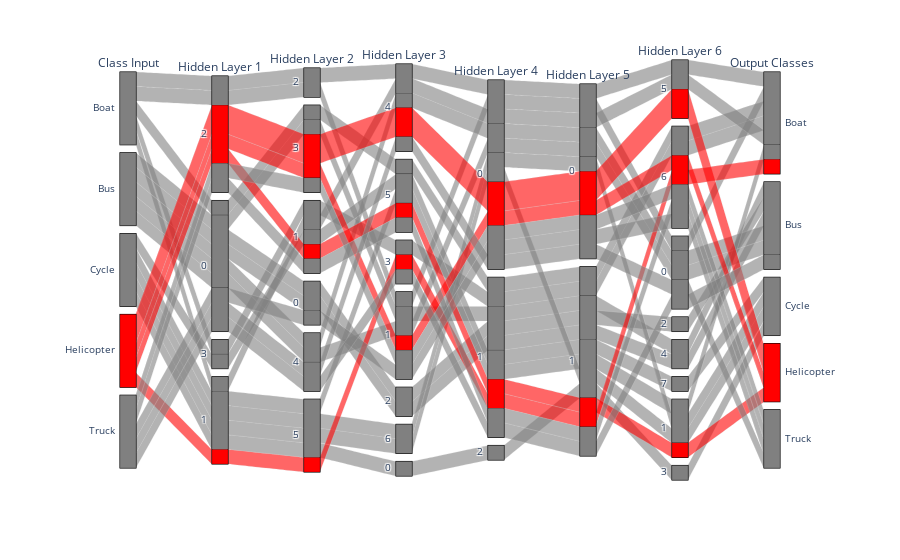

The code cell stored with this chart in its notebook:
### Code cell
# CLASSE 3
import plotly.express as px

color = pd.DataFrame(classes,columns=['Class']);
colorscale =[[0, 'gray'],[0.5, 'gray'],[0.7,'gray'],[0.9,'red'],[1,'gray']];

fig=px.parallel_categories(dfTot,dimensions=['Class','L1 C1','L2 C1','L3 C1', 'L4 C1','L5 C1','L6 C1','class'], labels={'Class':'Class Input','L1 C1':'Hidden Layer 1','L2 C1':'Hidden Layer 2','L3 C1':'Hidden Layer 3','L4 C1':'Hidden Layer 4','L5 C1':'Hidden Layer 5','L6 C1':'Hidden Layer 6','class':'Output Classes'},color=classes,color_continuous_scale=colorscale)
fig.update(layout_coloraxis_showscale=False)

fig

### Figure 1 — Plotly figure (JSON) as saved in the notebook; plotly's stock layout.template omitted (floating-point values rounded to 4 significant figures)
{"data": [{"dimensions": [{"label": "Class Input", "values": ["Boat", "Boat", "Boat", "Boat", "Boat", "Bus", "Bus", "Bus", "Bus", "Bus", "Cycle", "Cycle", "Cycle", "Cycle", "Cycle", "Helicopter", "Helicopter", "Helicopter", "Helicopter", "Helicopter", "Truck", "Truck", "Truck", "Truck", "Truck"]}, {"label": "Hidden Layer 1", "values": ["2", "0", "3", "2", "1", "0", "0", "0", "0", "0", "3", "1", "1", "1", "1", "2", "2", "2", "2", "1", "2", "2", "0", "0", "0"]}, {"label": "Hidden Layer 2", "values": ["2", "3", "1", "2", "1", "0", "4", "4", "3", "0", "1", "5", "5", "5", "5", "1", "3", "3", "3", "5", "1", "3", "0", "4", "4"]}, {"label": "Hidden Layer 3", "values": ["4", "5", "3", "1", "4", "2", "1", "4", "1", "2", "5", "6", "0", "5", "6", "5", "4", "1", "4", "3", "5", "1", "1", "4", "3"]}, {"label": "Hidden Layer 4", "values": ["0", "1", "1", "0", "0", "1", "0", "0", "1", "1", "1", "0", "2", "1", "0", "1", "0", "0", "0", "1", "1", "0", "0", "0", "1"]}, {"label": "Hidden Layer 5", "values": ["0", "1", "1", "0", "0", "1", "0", "0", "1", "1", "1", "1", "1", "1", "0", "1", "0", "0", "0", "1", "1", "0", "0", "0", "1"]}, {"label": "Hidden Layer 6", "values": ["5", "6", "6", "0", "5", "2", "0", "0", "4", "4", "7", "1", "3", "1", "1", "1", "5", "6", "5", "6", "6", "6", "6", "0", "0"]}, {"label": "Output Classes", "values": ["Boat", "Boat", "Boat", "Boat", "Boat", "Bus", "Bus", "Bus", "Bus", "Bus", "Cycle", "Cycle", "Cycle", "Boat", "Cycle", "Helicopter", "Helicopter", "Helicopter", "Helicopter", "Boat", "Truck", "Truck", "Truck", "Truck", "Bus"]}], "domain": {"x": [0, 1], "y": [0, 1]}, "line": {"color": [0, 0, 0, 0, 0, 0.5, 0.5, 0.5, 0.5, 0.5, 0.7, 0.7, 0.7, 0.7, 0.7, 0.9, 0.9, 0.9, 0.9, 0.9, 1, 1, 1, 1, 1], "coloraxis": "coloraxis"}, "name": "", "type": "parcats"}], "layout": {"coloraxis": {"colorbar": {"title": {"text": "color"}}, "colorscale": [[0, "gray"], [0.5, "gray"], [0.7, "gray"], [0.9, "red"], [1, "gray"]], "showscale": false}, "legend": {"tracegroupgap": 0}, "margin": {"t": 60}}}
